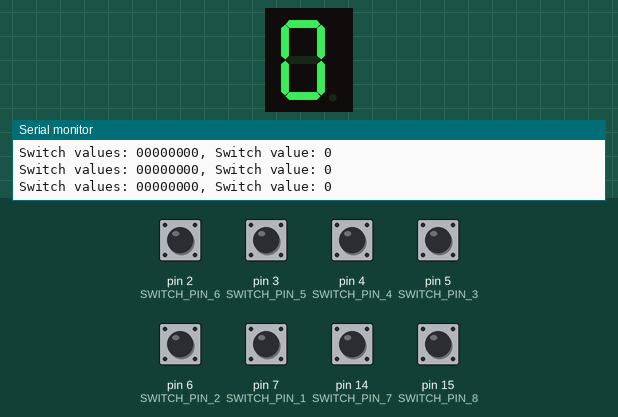
A sketch run on a simulated Arduino Mega 2560, built with avr-gcc and run on an emulated ATmega2560. Shown: 1-digit seven-segment display, the last lines printed to the serial monitor. Wiring (from diagram.json): 1-digit 7-segment display, segments lit when HIGH: segments pin 17, pin 16, pin 10, pin 12, pin 13, pin 18, pin 19, pin 9. Inputs (shaded band) come from the test bench; at power-on: pin 2 (SWITCH_PIN_6), pin 3 (SWITCH_PIN_5), pin 4 (SWITCH_PIN_4), pin 5 (SWITCH_PIN_3), pin 6 (SWITCH_PIN_2), pin 7 (SWITCH_PIN_1), pin 14 (SWITCH_PIN_7), pin 15 (SWITCH_PIN_8) HIGH. The segment pins are drawn as the display they are named for.

Above: at 1.2 s.
1.3 s: pin 5 (SWITCH_PIN_3) pulled LOW for 0.15 s
At 1.43 s:
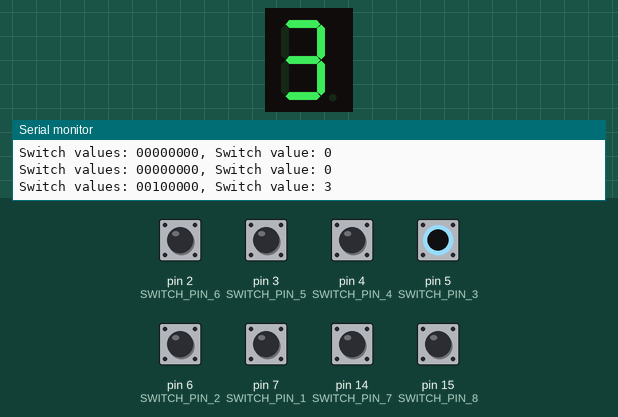
3.0 s: pin 6 (SWITCH_PIN_2) pulled LOW for 0.15 s
At 3.14 s:
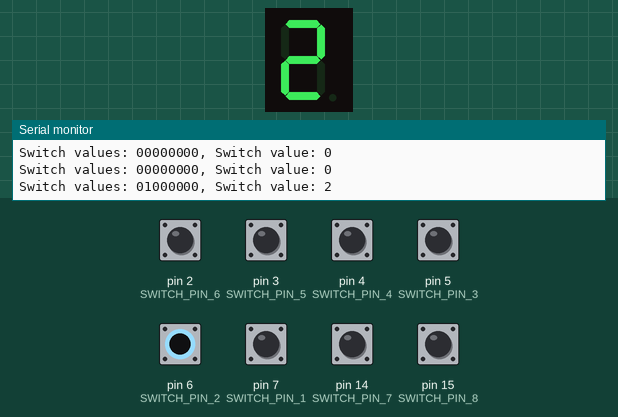
4.7 s: pin 7 (SWITCH_PIN_1) pulled LOW for 0.15 s
At 4.84 s:
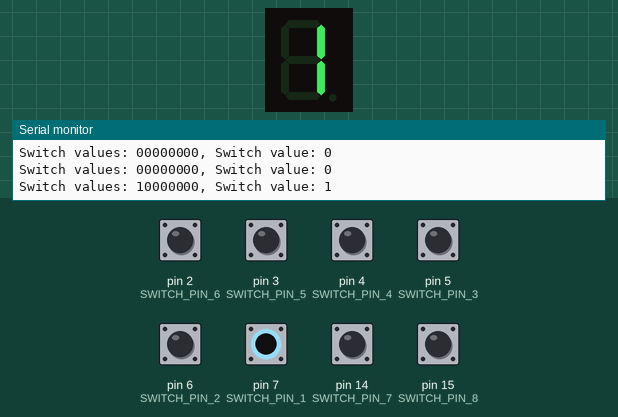
Timing chart, 0 to 7.7 s (numbered marks = the images above; inputs shaded):
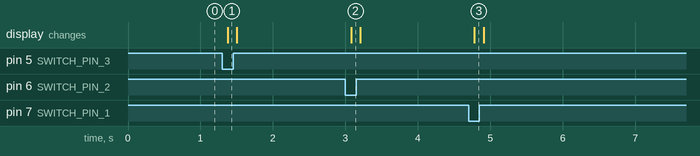

The sketch:

segment.ino
```cpp
// Complete the code so the seven segment display supports all the switches.
// Hint:
// https://docs.wokwi.com/parts/wokwi-7segment

const int SWITCH_PIN_1 = 7;
const int SWITCH_PIN_2 = 6;
const int SWITCH_PIN_3 = 5;
const int SWITCH_PIN_4 = 4;
const int SWITCH_PIN_5 = 3;
const int SWITCH_PIN_6 = 2;
const int SWITCH_PIN_7 = 14;
const int SWITCH_PIN_8 = 15;

const int SEGMENT_PIN_A = 17;
const int SEGMENT_PIN_B = 16;
const int SEGMENT_PIN_C = 10;
const int SEGMENT_PIN_D = 12;
const int SEGMENT_PIN_E = 13;
const int SEGMENT_PIN_F = 18;
const int SEGMENT_PIN_G = 19;

int getSwitchValue(
    bool sw1,
    bool sw2,
    bool sw3,
    bool sw4,
    bool sw5,
    bool sw6,
    bool sw7,
    bool sw8)
{
    Serial.print("Switch values: ");
    Serial.print(sw1);
    Serial.print(sw2);
    Serial.print(sw3);
    Serial.print(sw4);
    Serial.print(sw5);
    Serial.print(sw6);
    Serial.print(sw7);
    Serial.print(sw8);

    if (sw1 && !sw2 && !sw3 && !sw4 && !sw5 && !sw6 && !sw7 && !sw8)
    {
        return 1;
    }

    if (!sw1 && sw2 && !sw3 && !sw4 && !sw5 && !sw6 && !sw7 && !sw8)
    {
        return 2;
    }

    if (!sw1 && !sw2 && sw3 && !sw4 && !sw5 && !sw6 && !sw7 && !sw8)
    {
        return 3;
    }

    return 0;
}

/**
 * @brief Sets the value of the seven segment display.
 *
 * https://docs.wokwi.com/parts/wokwi-7segment
 *
 * @param value The value to set the seven segment display to (0-3).
 */
void setSevenSegmentValue(int value)
{
    bool a = value == 0 || value == 2 || value == 3;
    bool b = value == 0 || value == 1 || value == 2 || value == 3;
    bool c = value == 0 || value == 1 || value == 3;
    bool d = value == 0 || value == 2 || value == 3;
    bool e = value == 0 || value == 2;
    bool f = value == 0;
    bool g = value == 2 || value == 3;

    digitalWrite(SEGMENT_PIN_A, a);
    digitalWrite(SEGMENT_PIN_B, b);
    digitalWrite(SEGMENT_PIN_C, c);
    digitalWrite(SEGMENT_PIN_D, d);
    digitalWrite(SEGMENT_PIN_E, e);
    digitalWrite(SEGMENT_PIN_F, f);
    digitalWrite(SEGMENT_PIN_G, g);
}

void setupSwitch()
{
    pinMode(SWITCH_PIN_1, INPUT_PULLUP);
    pinMode(SWITCH_PIN_2, INPUT_PULLUP);
    pinMode(SWITCH_PIN_3, INPUT_PULLUP);
    pinMode(SWITCH_PIN_4, INPUT_PULLUP);
    pinMode(SWITCH_PIN_5, INPUT_PULLUP);
    pinMode(SWITCH_PIN_6, INPUT_PULLUP);
    pinMode(SWITCH_PIN_7, INPUT_PULLUP);
    pinMode(SWITCH_PIN_8, INPUT_PULLUP);
}

void setupSevenSegment()
{
    pinMode(SEGMENT_PIN_A, OUTPUT);
    pinMode(SEGMENT_PIN_B, OUTPUT);
    pinMode(SEGMENT_PIN_C, OUTPUT);
    pinMode(SEGMENT_PIN_D, OUTPUT);
    pinMode(SEGMENT_PIN_E, OUTPUT);
    pinMode(SEGMENT_PIN_F, OUTPUT);
    pinMode(SEGMENT_PIN_G, OUTPUT);
}

void setup()
{
    Serial.begin(9600);

    setupSwitch();
    setupSevenSegment();
}

void loop()
{
    // Because the inputs have internal pullup resistors,
    // all the values are inverted here.
    int switchValue = getSwitchValue(
        !digitalRead(SWITCH_PIN_1),
        !digitalRead(SWITCH_PIN_2),
        !digitalRead(SWITCH_PIN_3),
        !digitalRead(SWITCH_PIN_4),
        !digitalRead(SWITCH_PIN_5),
        !digitalRead(SWITCH_PIN_6),
        !digitalRead(SWITCH_PIN_7),
        !digitalRead(SWITCH_PIN_8));

    Serial.print(", Switch value: ");
    Serial.print(switchValue);

    setSevenSegmentValue(switchValue);

    Serial.println("");
}
```

Measured:
- after the input at 1.3 s, the display: changes after 0.07 s (image 1)
- after the input at 3.0 s, the display: changes after 0.08 s (image 2)
- after the input at 4.7 s, the display: changes after 0.08 s (image 3)
